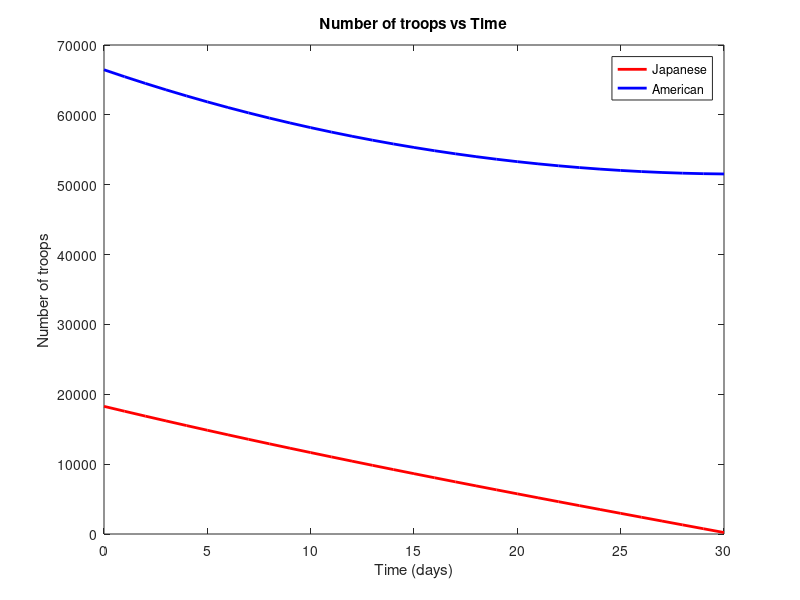
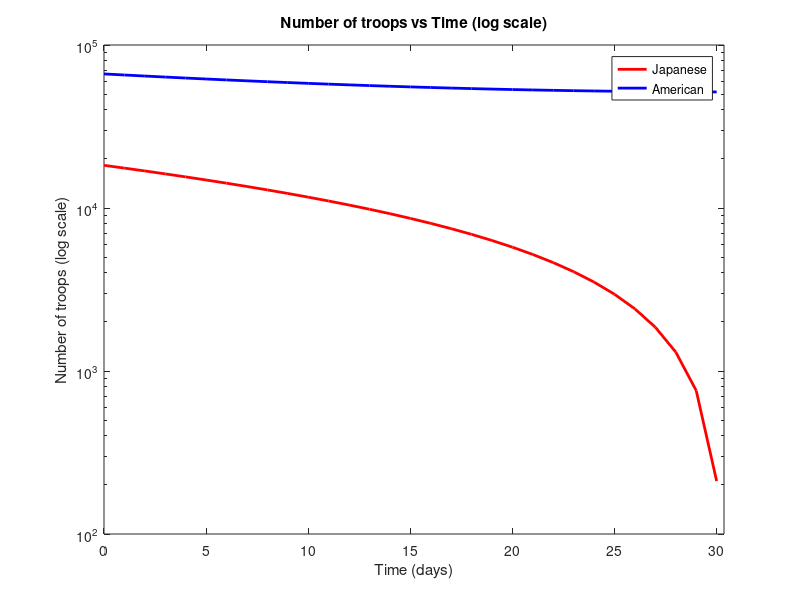
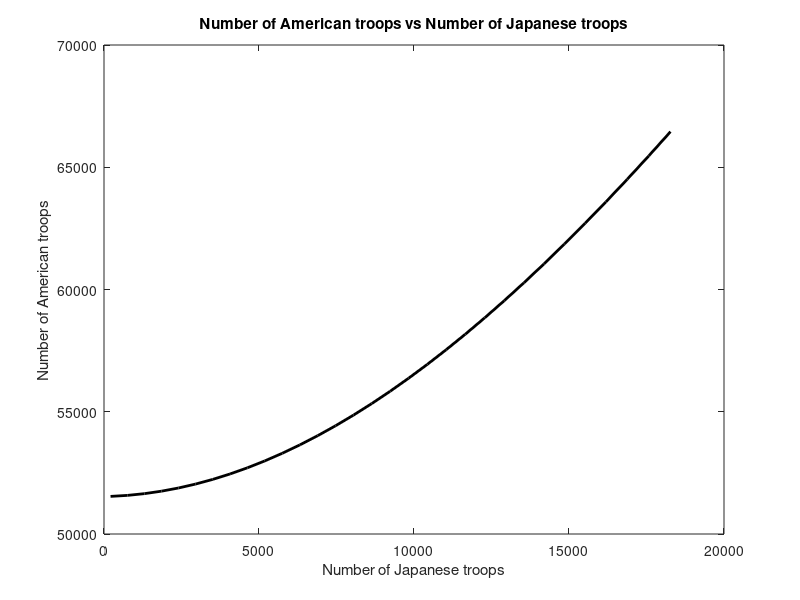

These charts were generated, in order, by the following MATLAB code:
% Given parameters
a = 0.0106;
j = 0.0544;
J0 = 18274;
A0 = 66454;
delta_t = 1; % Time step in days

% Initial conditions
J = J0;
A = A0;
t = 0;

% Lists to store values for plotting
time_list = [];
J_list = [];
A_list = [];

% Euler's method integration
while (J >= 1 && A >= 1)
    % Store current values
    time_list(end+1) = t;
    J_list(end+1) = J;
    A_list(end+1) = A;
    
    % Update equations
    J_dot = -a * A;
    A_dot = -j * J;
    
    J = J + J_dot * delta_t;
    A = A + A_dot * delta_t;
    
    % Increment time
    t = t + delta_t;
end

% Outcome of the battle
if J < 1
    disp('Japanese army defeated.');
    victorious_army = 'American';
    casualties = J0 - J;
    active_troops = A;
elseif A < 1
    disp('American army defeated.');
    victorious_army = 'Japanese';
    casualties = A0 - A;
    active_troops = J;
end

disp(['Victorious army: ' victorious_army]);
disp(['Number of active troops in victorious army: ' num2str(active_troops)]);
disp(['Number of casualties in defeated army: ' num2str(casualties)]);
disp(['Number of days for outcome: ' num2str(t)]);

% Plotting
figure;

% Plot of J and A along with time
%subplot(2,1,1);
plot(time_list, J_list, 'r', 'LineWidth', 2);
hold on;
plot(time_list, A_list, 'b', 'LineWidth', 2);
xlabel('Time (days)');
ylabel('Number of troops');
legend('Japanese', 'American');
title('Number of troops vs Time');
figure;
% Plot with logarithmic vertical axis
%subplot(2,1,2);
semilogy(time_list, J_list, 'r', 'LineWidth', 2);
hold on;
semilogy(time_list, A_list, 'b', 'LineWidth', 2);
xlabel('Time (days)');
ylabel('Number of troops (log scale)');
legend('Japanese', 'American');
xlim([0 30.36]);
title('Number of troops vs Time (log scale)');

% Plot A vs J
figure;
plot(J_list, A_list, 'k', 'LineWidth', 2);
xlabel('Number of Japanese troops');
ylabel('Number of American troops');
title('Number of American troops vs Number of Japanese troops');
